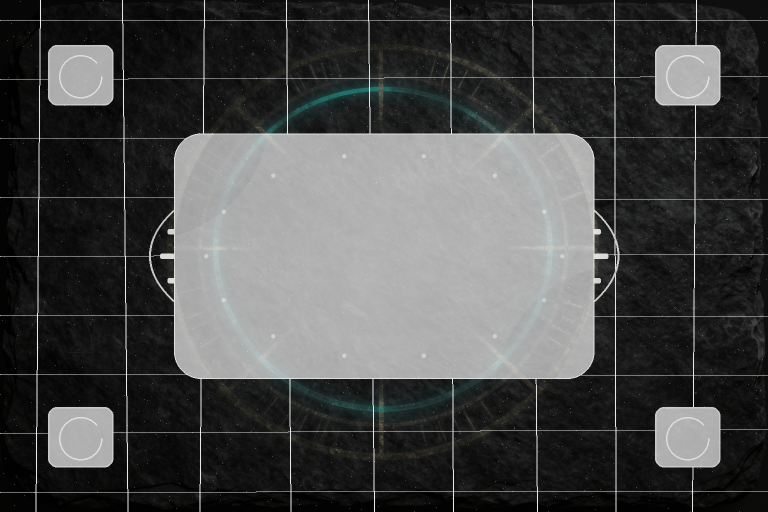
#> input picture src/renderer/assets/ui/backgrounds/bg-board-arcane-table-v1.png, 1536 x 1024 px, given in place of bg-gameplay-realm-frost-v1.png, which was not available (shown at 1/2 size)
$ python realm_layers.py
#> lines starting #> are read from the running program, lines starting #| are printed output that depends on the picture; after the words box and inside, x2 and y2 are one past the last pixel; in counts of white or black regions, pixels touching at a corner belong together; pictures that were not available may be replaced by others from this repository, and a replacement may not be noted
"""Break a realm's painted room into the layers that make it live (2026-10-09).

The first cut of the realm rooms was a dark base and one glow: a still painting with a light on it.
The owner's word: "the new backgrounds aren't broken down with animated layers from them". This does
for each realm room what scene.sh did for the dungeon ring, from the painting itself:

1. **Families of light.** Each of the room's lights (`realms.json`: the lava seams, the braziers, the
   rune ring, the ice, the light shaft, the painted lightning...) is keyed out by hue, saturation and
   value inside the parts of the painting where it lives, each pixel's light going to the first
   family that claims it, and becomes its own additive layer the game drives on its own clock
   (`realmRoomLife.ts`). Their light comes out of the base.
2. **Moving parts.** Regions of the painting are cut out and set moving as loopable flipbooks: lava
   flowing down a seam, a brazier's flame licking up, the water rippling, the clouds billowing, vines
   and ferns swaying, a sweep of light running up the ice, light falling through the shaft. A region
   moves the painting itself (drawn over the base) or one family's light (drawn added at that
   family's level; the static layer is cut out under it so nothing doubles).

    py -3.12 scripts/scene-pipeline/realm_layers.py [realm ...] [--scale 2] [--check-dir D:/agent-work/...]

With --scale 2 it cuts from the painting at twice its size (upscale_realms.py: -2x.png) and writes
the base at that size, so a phone, which shows the middle of the room across its whole height, sees
the painting sharp; the lights are written at the painting's own size (they are soft) and the
flipbooks at the sizes realms.json gives them. The parts that move the painting itself (water,
clouds, vines) are not baked here any more: the game warps them live from the base, band by band
(`realmRoomWarpDraws` in realmRoomLife.ts), so they are as sharp as the base on any screen.

Reads src/renderer/assets/ui/backgrounds/bg-gameplay-realm-<realm>-v1.png (the painting) and writes
next to it -base and -glow-<family> (PNG masters + WebP), and the flipbooks with their manifest into
src/renderer/assets/ui/sprites/ (bg-gameplay-realm-<realm>-v1-sprite-<id>, -sprites.json). With
--check-dir it also writes a contact sheet and an animated GIF of each room put back together.
Deterministic: numpy and OpenCV, no randomness.
"""
import argparse
import json
import subprocess
from pathlib import Path

import cv2
import numpy as np
from PIL import Image

REPO = Path(__file__).resolve().parents[2]
BACKGROUNDS = REPO / 'src' / 'renderer' / 'assets' / 'ui' / 'backgrounds'
SPRITES = REPO / 'src' / 'renderer' / 'assets' / 'ui' / 'sprites'
CONFIG = json.loads((Path(__file__).parent / 'realms.json').read_text())
#> (reads scripts/scene-pipeline/realms.json from the repository)
BASE_MEAN = 0.17
TAKE = 0.62
WEBP_QUALITY = 84


def ramp(x, lo, hi):
    if hi <= lo:
        return (x >= lo).astype(np.float32)
    return np.clip((x - lo) / (hi - lo), 0, 1)


def soften(mask, radius):
    k = int(radius * 4) | 1
    return cv2.GaussianBlur(mask.astype(np.float32), (k, k), radius)


def region_mask(shape, family, k=1):
    h, w = shape
    yy, xx = np.mgrid[0:h, 0:w].astype(np.float32)
    u, v = xx / w, yy / h
    mask = np.zeros(shape, np.float32)
    for x0, y0, x1, y1 in family.get('boxes', []):
        mask = np.maximum(mask, ((u >= x0) & (u <= x1) & (v >= y0) & (v <= y1)).astype(np.float32))
    for e in family.get('ellipses', []):
        d = ((u - e['cx']) / e['rx']) ** 2 + ((v - e['cy']) / e['ry']) ** 2
        mask = np.maximum(mask, (d <= 1).astype(np.float32))
    return soften(mask, 10 * k)


def feather_box(h, w, edge=0.12):
    yy, xx = np.mgrid[0:h, 0:w].astype(np.float32)
    fy = np.minimum(yy + 0.5, h - yy - 0.5) / max(1.0, edge * h)
    fx = np.minimum(xx + 0.5, w - xx - 0.5) / max(1.0, edge * w)
    f = np.clip(np.minimum(fx, fy), 0, 1)
    return f * f * (3 - 2 * f)


def families_of(im, config, k=1):
    r, g, b = im[..., 0], im[..., 1], im[..., 2]
    mx, mn = im.max(-1), im.min(-1)
    d = mx - mn + 1e-6
    hue = np.where(mx == r, ((g - b) / d) % 6, np.where(mx == g, (b - r) / d + 2, (r - g) / d + 4)) / 6
    sat = d / (mx + 1e-6)
    lum = 0.2126 * r + 0.7152 * g + 0.0722 * b
    claimed = np.zeros(im.shape[:2], np.float32)
    out = {}
    for family in config['families']:
        if family['hue'] is None:
            tint = (1 - ramp(sat, 0.25, 0.5)) * ramp(mx, family["val"][0], family["val"][1])
        else:
            h0, h1 = family['hue']
            band = ((hue >= h0) & (hue <= h1)) if h0 < h1 else ((hue >= h0) | (hue <= h1))
            tint = band * ramp(sat, family['sat'][0], family['sat'][1]) * ramp(mx, family['val'][0], family['val'][1])
        light = np.maximum(tint, ramp(lum, 0.7, 0.92)) if family.get('hot') else tint
        light = np.clip(soften(light, 2.0 * k) * 1.3, 0, 1) * region_mask(im.shape[:2], family, k)
        # Each pixel's light belongs to the first family that claims it: no light added twice.
        light = np.minimum(light, 1 - claimed)
        claimed += light
        out[family['name']] = light
    return out, claimed


def warp(img, dx, dy):
    h, w = img.shape[:2]
    yy, xx = np.mgrid[0:h, 0:w].astype(np.float32)
    dx = np.broadcast_to(np.asarray(dx, np.float32), (h, w))
    dy = np.broadcast_to(np.asarray(dy, np.float32), (h, w))
    return cv2.remap(img, xx + dx, yy + dy, cv2.INTER_LINEAR, borderMode=cv2.BORDER_REFLECT)


def animate(kind, crop, tau, region):
    """One frame (tau in 0..1 over the loop) of a region: (rgb, alpha) both float, alpha 0..1."""
    h, w = crop.shape[:2]
    yy, xx = np.mgrid[0:h, 0:w].astype(np.float32)
    u, v = xx / w, yy / h
    two_pi = 2 * np.pi
    rgb, alpha = crop[..., :3], crop[..., 3]
    if kind == 'flow':
        # Two copies scrolling the same way half a period apart, each faded out as it wraps: no seam.
        around = region.get('direction') == 'around'
        length = (0.5 if around else 0.35) * (w if around else h)
        frames = []
        for offset in (0.0, 0.5):
            p = (tau + offset) % 1.0
            weight = 1 - abs(2 * p - 1)
            wobble = 1.2 * np.sin(two_pi * (v * 3 + u * 2 + tau))
            if around:
                frames.append((warp(crop, -p * length + wobble * 0, wobble), weight))
            else:
                frames.append((warp(crop, wobble, -p * length), weight))
        total = sum(weight for _, weight in frames) + 1e-6
        blended = sum(f * weight for f, weight in frames) / total
        # The crack stays where it is; what runs is the molten light inside it: the scrolled copy's
        # brightness modulates the seam's own, so bright clots travel down a channel that holds still.
        moving = (blended[..., :3].mean(-1) * blended[..., 3])
        still = (rgb.mean(-1) * alpha)
        level = moving / (np.percentile(still[alpha > 0.2], 75) + 1e-4) if (alpha > 0.2).any() else moving
        pulse = 0.82 + 0.28 * np.sin(two_pi * ((u if around else v) * 2.5 - tau * 2))
        return rgb * (0.75 + 0.35 * np.clip(level, 0, 1.6))[..., None], np.clip(alpha * (0.45 + 0.75 * np.clip(level, 0, 1.4)) * pulse, 0, 1)
    if kind == 'flame':
        rise = 1 - v
        dx = rise ** 1.5 * (2.2 * np.sin(two_pi * (v * 2.2 - tau * 3)) + 1.2 * np.sin(two_pi * (v * 5 + u * 2 - tau * 5)))
        dy = rise * (1.5 + 1.5 * np.sin(two_pi * (tau * 2 + u)))
        moved = warp(crop, dx * (w / 40), dy * (h / 40))
        flicker = 0.8 + 0.2 * np.sin(two_pi * tau * 4) * np.sin(two_pi * (tau * 3 + 0.3))
        return moved[..., :3], np.clip(moved[..., 3] * flicker, 0, 1)
    if kind == 'ripple':
        dx = 1.6 * np.sin(two_pi * (v * 9 + tau)) + 0.9 * np.sin(two_pi * (v * 17 - u * 3 - tau * 2))
        dy = 0.6 * np.sin(two_pi * (u * 6 + tau * 2))
        moved = warp(crop, dx * (1 + 2 * v), dy * (1 + 2 * v))
        glint = 0.85 + 0.25 * np.sin(two_pi * (u * 14 + v * 9 - tau * 2)) * np.sin(two_pi * (v * 11 + tau))
        return moved[..., :3], np.clip(moved[..., 3] * glint, 0, 1)
    if kind == 'billow':
        dx = 3.5 * np.sin(two_pi * (v * 2 + tau) + 2 * np.sin(two_pi * (u * 1.5 - tau))) + 1.5 * np.sin(two_pi * (u * 4 + v * 3 + tau * 2))
        dy = 2.5 * np.cos(two_pi * (u * 2 - tau) + 2 * np.cos(two_pi * (v * 1.7 + tau))) + 1.0 * np.cos(two_pi * (u * 3 - v * 5 - tau * 2))
        moved = warp(crop, dx, dy)
        return moved[..., :3], moved[..., 3]
    if kind == 'sway':
        anchored = v if region.get('anchor', 'top') == 'top' else 1 - v
        weight = anchored ** 1.6
        gust = np.sin(two_pi * (tau + u * 0.6)) + 0.35 * np.sin(two_pi * (tau * 2 + v * 1.3))
        moved = warp(crop, -weight * 3.2 * gust, -weight * 0.6 * np.cos(two_pi * tau))
        return moved[..., :3], moved[..., 3]
    if kind == 'shimmer':
        # A band of light running up the ice, leaving at the top as the next comes in at the bottom.
        position = 1.25 - 1.5 * tau
        band = np.exp(-(((v + 0.3 * u) - position) ** 2) / 0.012) + np.exp(-(((v + 0.3 * u) - position - 1.5) ** 2) / 0.012)
        return rgb, np.clip(alpha * (0.75 + 0.9 * band), 0, 1)
    if kind == 'rays':
        streaks = 0.5 + 0.5 * np.sin(two_pi * (u * 7 + 0.3 * np.sin(two_pi * u * 3))) * np.sin(two_pi * (u * 13 + 0.5))
        fall = 0.5 + 0.5 * np.sin(two_pi * (v * 3 - tau * 2) + u * 4)
        return rgb, np.clip(alpha * (0.55 + 0.7 * streaks * fall), 0, 1)
    raise ValueError(kind)


def rgba_image(rgb, alpha):
    px = np.concatenate([np.clip(rgb, 0, 1), np.clip(alpha, 0, 1)[..., None]], axis=-1)
    return Image.fromarray((px * 255 + 0.5).astype(np.uint8), 'RGBA')


def webp(png, quality=WEBP_QUALITY):
    out = png.with_suffix('.webp')
    subprocess.run(['ffmpeg', '-y', '-hide_banner', '-loglevel', 'error', '-i', str(png), '-c:v', 'libwebp', '-quality', str(quality), '-compression_level', '6', str(out)], check=True)
    return out


def build(realm, check_dir, k=1):
    config = CONFIG[realm]
    prefix = f'bg-gameplay-realm-{realm}-v1'
    source = BACKGROUNDS / (f'{prefix}-2x.png' if k == 2 else f'{prefix}.png')
    plate = np.asarray(Image.open(source).convert('RGB')).astype(np.float32) / 255
    H, W, _ = plate.shape
    lights, claimed = families_of(plate, config, k)
    base = plate * (1 - TAKE * claimed[..., None])
    lum = float((0.2126 * base[..., 0] + 0.7152 * base[..., 1] + 0.0722 * base[..., 2]).mean())
    base *= min(1.0, BASE_MEAN / lum)
    glow_rgb = plate * 1.1
    # Cut each animated family region out of its static layer, so the moving light is the only light there.
    cut = {name: np.ones((H, W), np.float32) for name in lights}
    for region in config['regions']:
        if region['source'].startswith('family:'):
            x0, y0, x1, y1 = region['box']
            px0, py0, px1, py1 = int(x0 * W), int(y0 * H), int(x1 * W), int(y1 * H)
            cut[region['source'][7:]][py0:py1, px0:px1] *= 1 - feather_box(py1 - py0, px1 - px0)
    Image.fromarray((np.clip(base, 0, 1) * 255 + 0.5).astype(np.uint8)).save(BACKGROUNDS / f'{prefix}-base.png')
    webp(BACKGROUNDS / f'{prefix}-base.png')
    for name, light in lights.items():
        path = BACKGROUNDS / f'{prefix}-glow-{name}.png'
        image = rgba_image(glow_rgb, light * cut[name])
        if k != 1:
            image = image.resize((W // k, H // k), Image.LANCZOS)
        image.save(path)
        webp(path)
    # The moving parts.
    manifest = {'plate': [W, H], 'kind': 'realm', 'sprites': []}
    previews = {}
    for region in config['regions']:
        x0, y0, x1, y1 = region['box']
        px0, py0, px1, py1 = int(x0 * W), int(y0 * H), int(x1 * W), int(y1 * H)
        if region['source'] == 'plate':
            crop_rgb = base[py0:py1, px0:px1]
            crop_alpha = np.ones(crop_rgb.shape[:2], np.float32)
        else:
            crop_rgb = glow_rgb[py0:py1, px0:px1]
            crop_alpha = lights[region['source'][7:]][py0:py1, px0:px1]
        crop = np.dstack([crop_rgb, crop_alpha]).astype(np.float32)
        scale = region.get('scale', 1.0) / k
        if scale != 1.0:
            crop = cv2.resize(crop, (max(2, int(crop.shape[1] * scale)), max(2, int(crop.shape[0] * scale))), interpolation=cv2.INTER_AREA)
        fh, fw = crop.shape[:2]
        frames = region['frames']
        if fw * frames > 16383:
            raise SystemExit(f'{realm}/{region["id"]}: strip {fw * frames}px wide is past WebP\'s limit; lower its scale or frames')
        edge = feather_box(fh, fw)
        tiles = []
        for k in range(frames):
            tau = (k / frames + region.get('phase', 0.0)) % 1.0
            rgb, alpha = animate(region['kind'], crop, tau, region)
            tiles.append(np.dstack([rgb, alpha * edge]))
        strip = np.concatenate(tiles, axis=1)
        name = f'{prefix}-sprite-{region["id"]}'
        png = SPRITES / f'{name}.png'
        rgba_image(strip[..., :3], strip[..., 3]).save(png)
        sheet = webp(png, 82)
        previews[region['id']] = tiles
        manifest['sprites'].append({
            'id': region['id'],
            'x': round(x0, 5), 'y': round(y0, 5), 'w': round(x1 - x0, 5), 'h': round(y1 - y0, 5),
            'frames': frames, 'fps': region['fps'], 'sheet': sheet.name,
            'source': region['source'], 'blend': 'source-over' if region['source'] == 'plate' else 'lighter',
        })
        print(f'  {realm}/{region["id"]}: {region["kind"]} {fw}x{fh} x{frames} -> {sheet.stat().st_size // 1024} KB')
    (SPRITES / f'{prefix}-sprites.json').write_text(json.dumps(manifest, indent=2) + '\n')
    if check_dir:
        check(realm, base, glow_rgb, lights, cut, config, previews, check_dir)
    print(f'{realm}: families ' + ', '.join(f'{n} {float((l > 0.5).mean()) * 100:.1f}%' for n, l in lights.items()))


def check(realm, base, glow_rgb, lights, cut, config, previews, check_dir):
    """The room put back together as the game will: an animated GIF a loop long, at a warm combo."""
    out = Path(check_dir)
    out.mkdir(parents=True, exist_ok=True)
    H, W, _ = base.shape
    frames = []
    for k in range(24):
        img = base.copy()
        tau = k / 24
        for region in config['regions']:
            tiles = previews[region['id']]
            tile = tiles[int(tau * len(tiles)) % len(tiles)]
            x0, y0, x1, y1 = region['box']
            px0, py0, px1, py1 = int(x0 * W), int(y0 * H), int(x1 * W), int(y1 * H)
            big = cv2.resize(tile, (px1 - px0, py1 - py0), interpolation=cv2.INTER_LINEAR)
            if region['source'] == 'plate':
                a = big[..., 3:4]
                img[py0:py1, px0:px1] = img[py0:py1, px0:px1] * (1 - a) + big[..., :3] * a
        light = sum(glow_rgb * (lights[n] * cut[n])[..., None] * 0.7 for n in lights)
        img = img + light
        for region in config['regions']:
            if region['source'] != 'plate':
                tiles = previews[region['id']]
                tile = tiles[int(tau * len(tiles)) % len(tiles)]
                x0, y0, x1, y1 = region['box']
                px0, py0, px1, py1 = int(x0 * W), int(y0 * H), int(x1 * W), int(y1 * H)
                big = cv2.resize(tile, (px1 - px0, py1 - py0), interpolation=cv2.INTER_LINEAR)
                img[py0:py1, px0:px1] += big[..., :3] * big[..., 3:4] * 0.7
        frames.append(Image.fromarray((np.clip(img, 0, 1) * 255).astype(np.uint8)).resize((W // 2, H // 2), Image.LANCZOS))
    frames[0].save(out / f'{realm}-room.gif', save_all=True, append_images=frames[1:], duration=110, loop=0)
    sheet = np.concatenate([np.clip(base, 0, 1)] + [np.clip(glow_rgb * (lights[n] * cut[n])[..., None], 0, 1) for n in lights], axis=1)
    Image.fromarray((sheet * 255).astype(np.uint8)).resize((sheet.shape[1] // 3, H // 3), Image.LANCZOS).save(out / f'{realm}-layers.png')


ap = argparse.ArgumentParser()
ap.add_argument('realms', nargs='*', default=list(k for k in CONFIG if not k.startswith('$')))
ap.add_argument('--check-dir', default=None)
ap.add_argument('--scale', type=int, default=1, choices=[1, 2])
args = ap.parse_args()
for realm in args.realms:
    build(realm, args.check_dir, args.scale)
#> in build, `plate = np.asarray(Image.open(source).convert('RGB')).astype(np.float3..`:
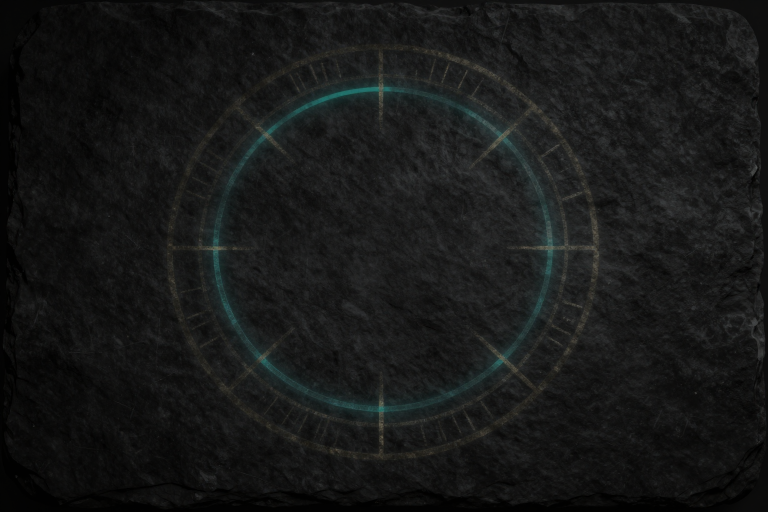
#> plate: shape (1024, 1536, 3) float32 (shown at 1/2 size); mean R, G, B 0.0907, 0.0951, 0.0933
#> in families_of, `hue = np.where(mx == r, ((g - b) / d) % 6, np.where(mx == g, (b - r) /..`:
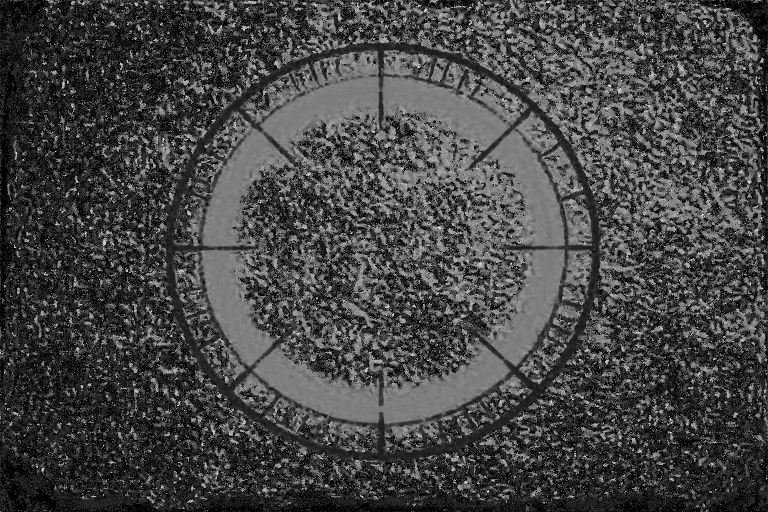
#> hue: shape (1024, 1536) float32 (shown at 1/2 size); min 0, max 0.944, mean 0.27
#> in families_of, `sat = d / (mx + 1e-6)`:
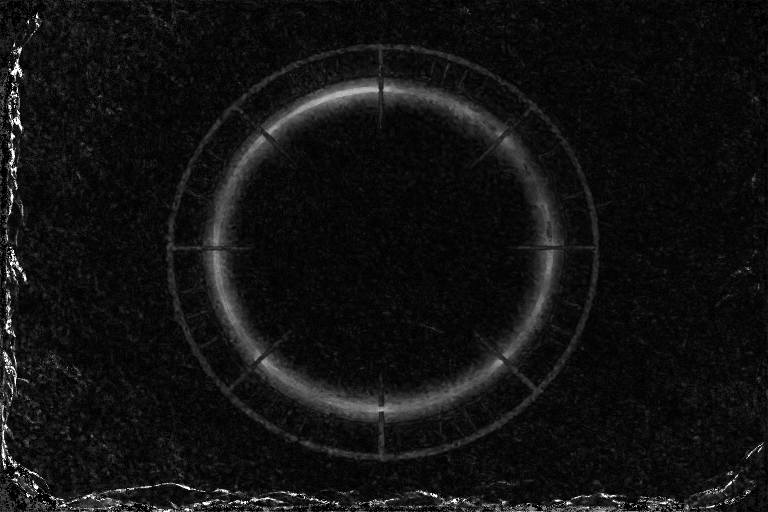
#> sat: shape (1024, 1536) float32 (shown at 1/2 size); min 3.7e-06, max 1, mean 0.071
#> the loop in families_of, `for family in config['families']:` made 3 passes
#> pass 1, in families_of, `band = ((hue >= h0) & (hue <= h1)) if h0 < h1 else ((hue >= h0) | (hue..`:
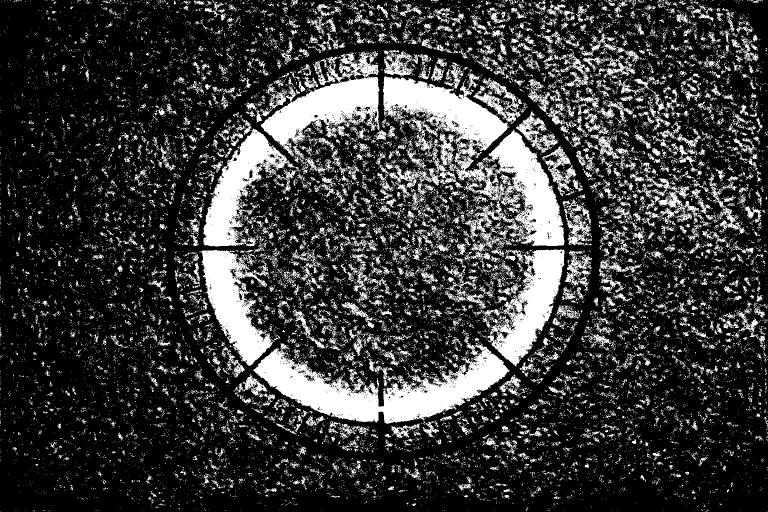
#> band: shape (1024, 1536) bool (shown at 1/2 size); 22.2% white; 22981 white regions (21311 under 20 px), largest, box (x1, y1, x2, y2) and area: (754, 145, 1129, 505) 45216, (507, 686, 1020, 848) 33288, (522, 102, 759, 313) 20369
#> pass 1, in region_mask, `yy, xx = np.mgrid[0:h, 0:w].astype(np.float32)`:
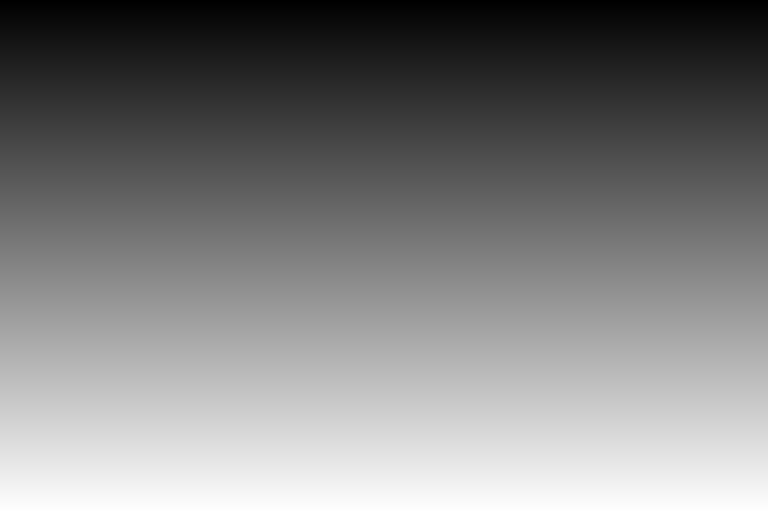
#> yy: shape (1024, 1536) float32 (shown at 1/2 size); min 0, max 1023, mean 511.5; drawn with min black and max white
#> pass 1, in region_mask, `yy, xx = np.mgrid[0:h, 0:w].astype(np.float32)`:
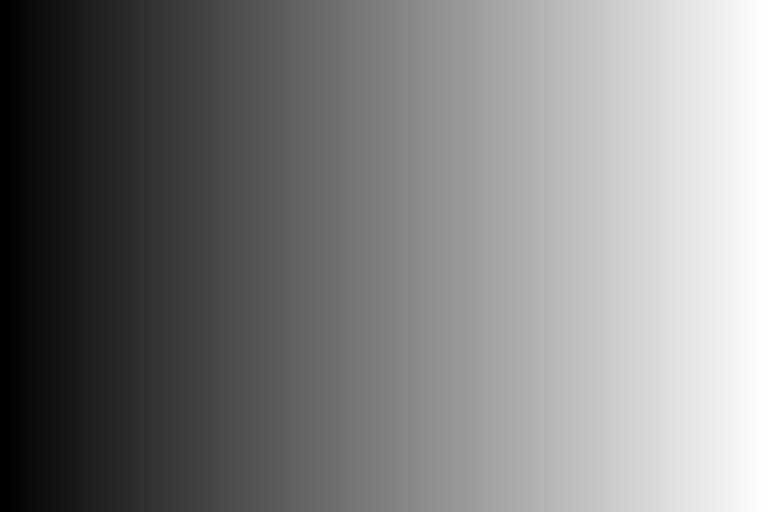
#> xx: shape (1024, 1536) float32 (shown at 1/2 size); min 0, max 1535, mean 767.5; drawn with min black and max white
#> after the loop in families_of, `for family in config['families']:`: light: shape (1024, 1536) float32; every value is 0
#> after the loop in families_of, `for family in config['families']:`: out = 3 items
#> in build, `lum = float((0.2126 * base[..., 0] + 0.7152 * base[..., 1] + 0.0722 * ..`: lum = 0.0932
#> in build, `cut = {name: np.ones((H, W), np.float32) for name in lights}`: cut = 3 items
#> the loop in build, `for name, light in lights.items():` made 3 passes
#> name on passes 1 to 3: 'ring', 'ice', 'snow'
#> the loop in build, `for region in config['regions']:` made 1 pass
#> pass 1, in build, `crop_rgb = glow_rgb[py0:py1, px0:px1]`:
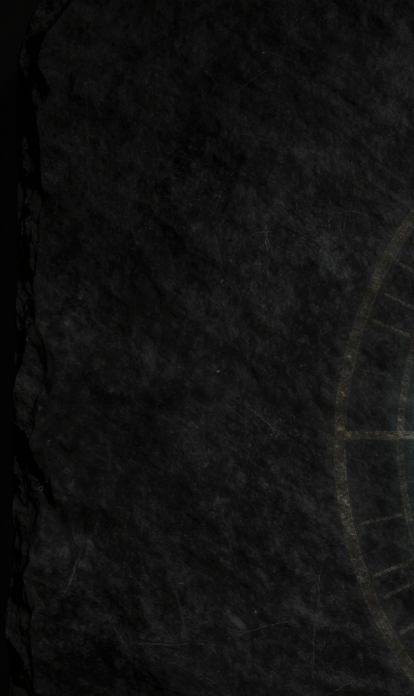
#> crop_rgb: shape (696, 414, 3) float32; mean R, G, B 0.0702, 0.0706, 0.0686
#> after the loop in build, `for region in config['regions']:`: previews = 1 item
#> (the run stopped early here; a loop or call above may not have finished)
